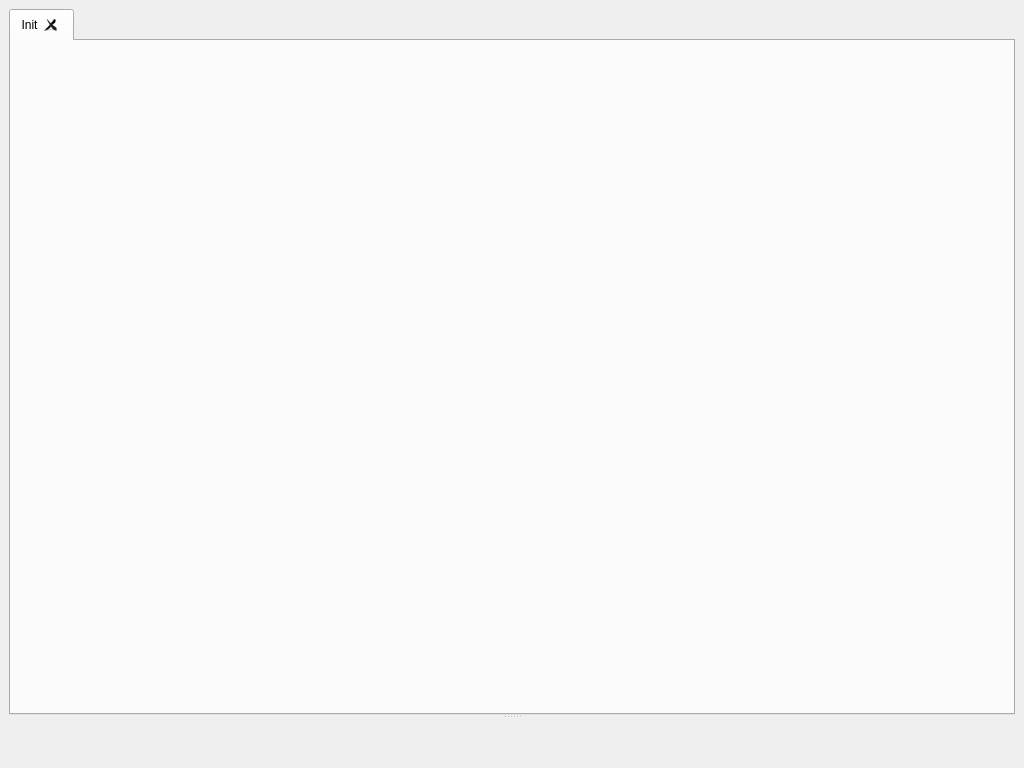
<?xml version="1.0" encoding="UTF-8"?>
<ui version="4.0">
 <class>main_window</class>
 <widget class="QMainWindow" name="main_window">
  <property name="geometry">
   <rect>
    <x>0</x>
    <y>0</y>
    <width>1024</width>
    <height>768</height>
   </rect>
  </property>
  <property name="windowTitle">
   <string>UAS Simulator</string>
  </property>
  <widget class="QWidget" name="centralwidget">
   <layout class="QVBoxLayout" name="verticalLayout">
    <item>
     <widget class="QSplitter" name="splitter">
      <property name="orientation">
       <enum>Qt::Vertical</enum>
      </property>
      <widget class="QTabWidget" name="tabs">
       <property name="sizePolicy">
        <sizepolicy hsizetype="Expanding" vsizetype="Expanding">
         <horstretch>0</horstretch>
         <verstretch>15</verstretch>
        </sizepolicy>
       </property>
       <property name="tabsClosable">
        <bool>true</bool>
       </property>
       <widget class="ues::gui::init" name="init_tab">
        <attribute name="title">
         <string>Init</string>
        </attribute>
       </widget>
      </widget>
      <widget class="ues::gui::log_widget" name="log" native="true">
       <property name="sizePolicy">
        <sizepolicy hsizetype="Preferred" vsizetype="Preferred">
         <horstretch>0</horstretch>
         <verstretch>1</verstretch>
        </sizepolicy>
       </property>
      </widget>
     </widget>
    </item>
   </layout>
  </widget>
 </widget>
 <customwidgets>
  <customwidget>
   <class>ues::gui::init</class>
   <extends>QWidget</extends>
   <header>tabs/init.h</header>
   <container>1</container>
   <slots>
    <signal>tab_created(QWidget*)</signal>
   </slots>
  </customwidget>
  <customwidget>
   <class>ues::gui::log_widget</class>
   <extends>QWidget</extends>
   <header>log/log_widget.h</header>
   <container>1</container>
   <slots>
    <signal>tab_created(tab*)</signal>
   </slots>
  </customwidget>
 </customwidgets>
 <resources/>
 <connections>
  <connection>
   <sender>tabs</sender>
   <signal>tabCloseRequested(int)</signal>
   <receiver>main_window</receiver>
   <slot>close_tab(int)</slot>
   <hints>
    <hint type="sourcelabel">
     <x>511</x>
     <y>381</y>
    </hint>
    <hint type="destinationlabel">
     <x>511</x>
     <y>383</y>
    </hint>
   </hints>
  </connection>
  <connection>
   <sender>log</sender>
   <signal>tab_created(tab*)</signal>
   <receiver>main_window</receiver>
   <slot>add_tab(tab*)</slot>
   <hints>
    <hint type="sourcelabel">
     <x>511</x>
     <y>742</y>
    </hint>
    <hint type="destinationlabel">
     <x>511</x>
     <y>383</y>
    </hint>
   </hints>
  </connection>
 </connections>
 <slots>
  <slot>close_tab(int)</slot>
  <slot>add_tab(tab*)</slot>
 </slots>
</ui>
